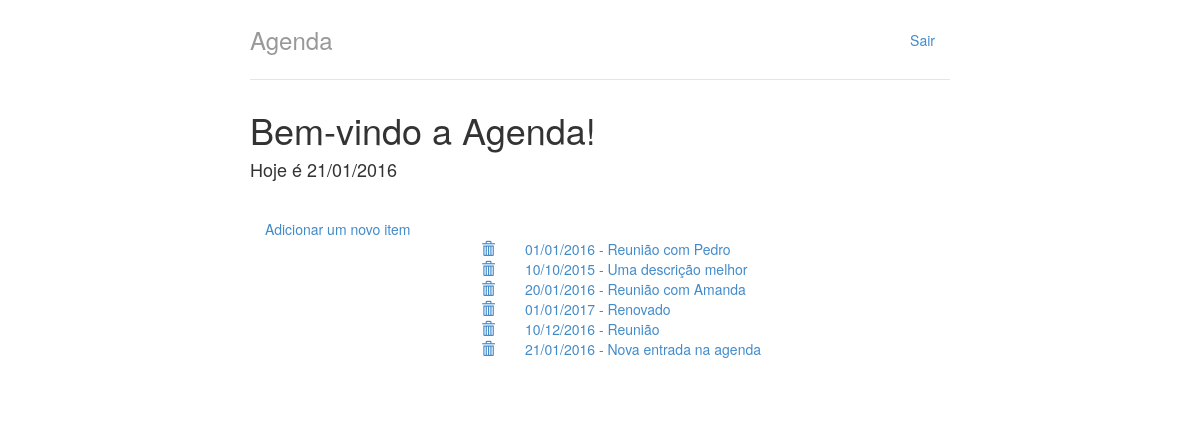
The app's page / (signed in) with its own data.
### agenda/models.py (models this page shows, shortened)
class ItemAgenda(models.Model):
	data = models.DateField()
	hora = models.TimeField()
	titulo = models.CharField(max_length=100)
	descricao = models.TextField()
	usuario = models.ForeignKey(User)
	participantes = models.ManyToManyField(User, related_name="item_participantes")

### agenda/views.py (the view)
# urls.py: url(r'^$', views.lista, name="lista"),
@login_required
def lista(request):
	lista_de_itens = ItemAgenda.objects.filter(usuario=request.user)
	return render(request, 'lista.html', {"lista_de_itens": lista_de_itens})

### agenda/templates/lista.html
{% extends 'base.html' %}
{% block body %}
<div class="col-md-12">
	<div class="row">
		<div class="col-md-12">
			<a href="adiciona/">Adicionar um novo item</a>
		</div>
	</div>
	<div class="row">
		<ul>
			{% for item in lista_de_itens %}
			<li style="list-style-type: none;">
				<div class="col-md-4">
					<a href="{% url 'remove' item.id %}" class="pull-right">
						<span class="glyphicon glyphicon-trash"></span>
					</a>
				</div>
				<div class="col-md-8">
					<a href="{% url 'detalha' item.id %}" class="pull-left">
						{{ item.data|date:'d/m/Y'}} - {{ item.titulo }}
					</a>
				</div>
			</li>
			{% empty %}
				<li>Sem itens na lista</li>
			{% endfor %}
		</ul>
	</div>
</div>
{% endblock %}

### agenda/static/styles/main.css (style rules this page uses)
body { padding-top: 20px; padding-bottom: 20px; }

### records on screen
ItemAgenda: data "01/01/2016", titulo "Reunião com Pedro"
ItemAgenda: data "10/10/2015", titulo "Uma descrição melhor"
ItemAgenda: data "20/01/2016", titulo "Reunião com Amanda"
ItemAgenda: data "01/01/2017", titulo "Renovado"
ItemAgenda: data "10/12/2016", titulo "Reunião"
ItemAgenda: data "21/01/2016", titulo "Nova entrada na agenda"
